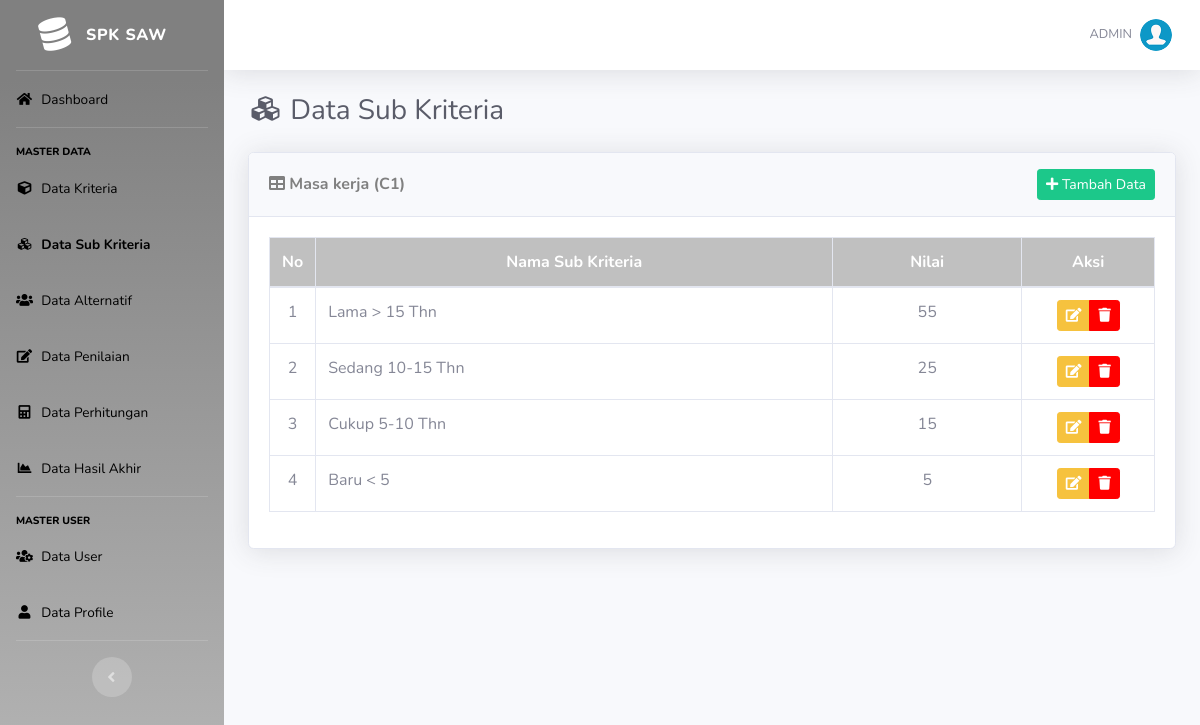
Page /list-sub-kriteria.php (signed in) on the committed database.
### tables this page shows
CREATE TABLE IF NOT EXISTS `kriteria` (
  `id_kriteria` int(11) NOT NULL,
  `kode_kriteria` varchar(10) NOT NULL,
  `nama` varchar(50) NOT NULL,
  `type` enum('Benefit','Cost') NOT NULL,
  `bobot` float NOT NULL,
  `ada_pilihan` tinyint(1) DEFAULT NULL
);

CREATE TABLE IF NOT EXISTS `sub_kriteria` (
  `id_sub_kriteria` int(11) NOT NULL,
  `id_kriteria` int(11) NOT NULL,
  `nama` varchar(50) NOT NULL,
  `nilai` float NOT NULL
);

### list-sub-kriteria.php (the view, shortened to what this page needs)
<?php
require_once('template/header.php');
?>
<div class="d-sm-flex align-items-center justify-content-between mb-4">
    <h1 class="h3 mb-0 text-gray-800"><i class="fas fa-fw fa-cubes"></i> Data Sub Kriteria</h1>
</div>
<?php
$query = mysqli_query($koneksi,"SELECT * FROM kriteria WHERE ada_pilihan='1' ORDER BY kode_kriteria ASC");
$cek = mysqli_num_rows($query);
if($cek <= 0) {
?>
<div class="card shadow mb-4">
    <div class="card-header py-3">
        <h6 class="m-0 font-weight-bold text-danger"><i class="fa fa-table"></i> Daftar Data Sub Kriteria</h6>
    </div>
    <div class="card-body">
		<div class="alert alert-info">
			Cara penilaian pada kriteria berjenis input langsung semua.
		</div>
	</div>
</div>
<?php
}else{
	while($data = mysqli_fetch_array($query)){
?>
<div class="card shadow mb-4">
    <div class="card-header py-3">
        <div class="d-sm-flex align-items-center justify-content-between">
			<h6 class="m-0 font-weight-bold text-danger"><i class="fa fa-table"></i> <?= $data['nama']." (".$data['kode_kriteria'].")" ?></h6>
			<a href="#tambah<?= $data['id_kriteria']; ?>" data-toggle="modal" class="btn btn-sm btn-success"> <i class="fa fa-plus"></i> Tambah Data </a>
		</div>
    </div>
    <div class="card-body">
		<div class="table-responsive">
			<table class="table table-bordered" width="100%" cellspacing="0">
				<thead class="bg-danger text-white">
					<tr align="center">
						<th width="5%">No</th>
						<th>Nama Sub Kriteria</th>
						<th>Nilai</th>
						<th width="15%">Aksi</th>
					</tr>
				</thead>
				<tbody>
					<?php
						$no=1;
						$id_kriteria = $data['id_kriteria'];
						$q = mysqli_query($koneksi,"SELECT * FROM sub_kriteria WHERE id_kriteria = '$id_kriteria' ORDER BY nilai DESC");
						while($d = mysqli_fetch_array($q)){
					?>
					<tr align="center">
						<td><?=$no ?></td>
						<td align="left"><?= $d['nama'] ?></td>
						<td><?= $d['nilai'] ?></td>
						<td>
							<div class="btn-group" role="group">
								<a data-toggle="modal" title="Edit Data" href="#editsk<?= $d['id_sub_kriteria'] ?>" class="btn btn-warning btn-sm"><i class="fa fa-edit"></i></a>
								<a  data-toggle="tooltip" data-placement="bottom" title="Hapus Data" href="hapus-sub-kriteria.php?id=<?php echo $d['id_sub_kriteria']; ?>" onclick="return confirm ('Apakah anda yakin untuk meghapus data ini')" class="btn btn-danger btn-sm"><i class="fa fa-trash"></i></a>
							</div>
						</td>
					</tr>
                <?php
					$no++;
					}
				?>
				</tbody>
			</table>
		</div>
	</div>
</div>
<?php
}
}
require_once('template/footer.php');
?>

### rows in the picture
kriteria: nama "Masa kerja", kode_kriteria "C1"
sub_kriteria: nama "Lama > 15 Thn", nilai "55"
sub_kriteria: nama "Sedang 10-15 Thn", nilai "25"
sub_kriteria: nama "Cukup 5-10 Thn", nilai "15"
sub_kriteria: nama "Baru < 5", nilai "5"

### other values in the picture
$_SESSION['username'] "ADMIN"
